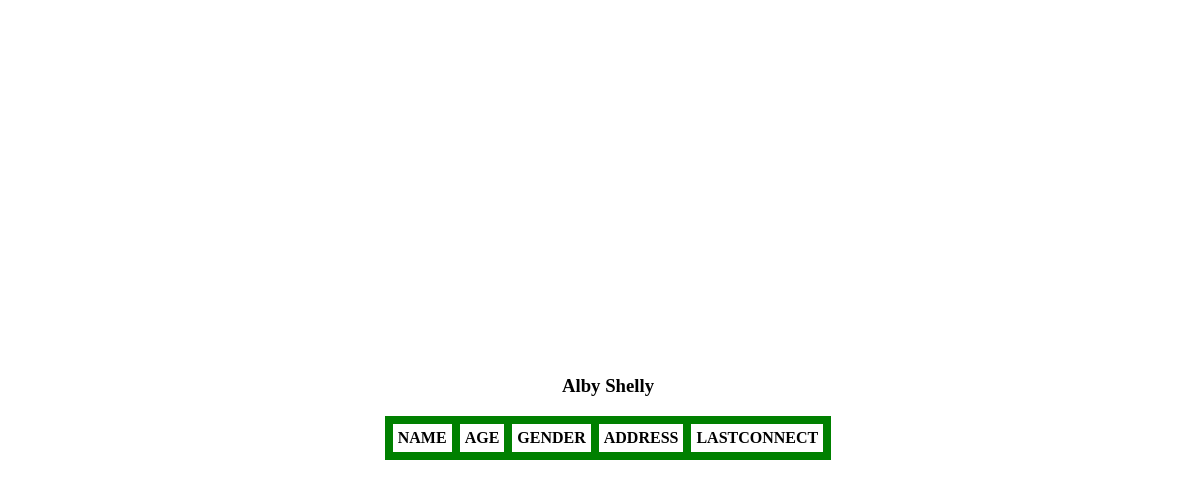
Before: /single_evangelist_work?id=1 with the older database file.
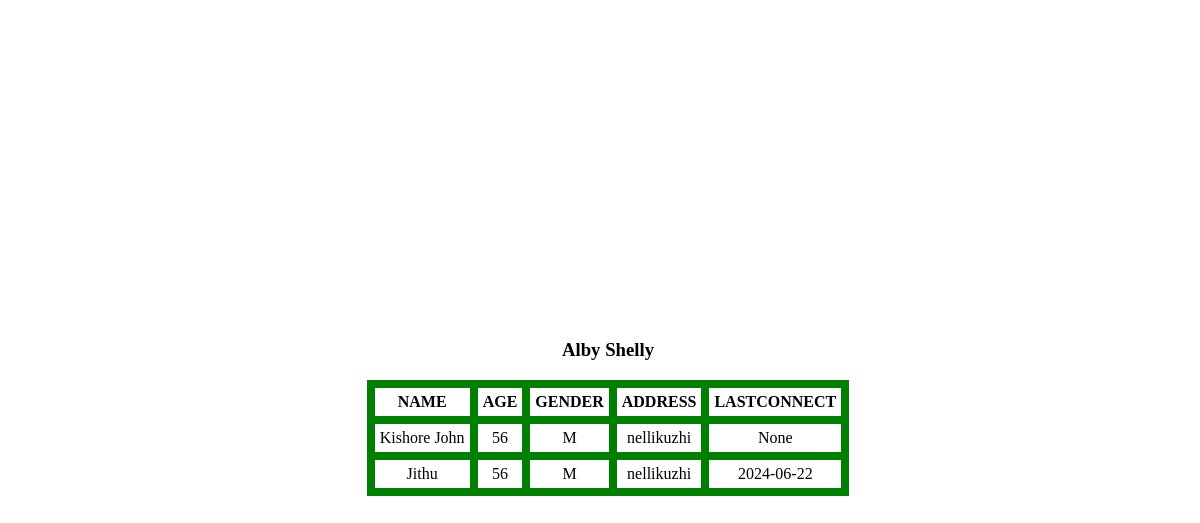
After: the same page with the newer database file.
### tables this page shows
CREATE TABLE "contacts"(
	"id" INTEGER PRIMARY KEY AUTOINCREMENT,
	"name" TEXT NOT NULL,
	"age" INTEGER NOT NULL,
	"gender" TEXT NOT NULL,
	"address" TEXT NOT NULL,
	"last_contacted" DATETIME
);

### app.py (the view)
@app.route("/single_evangelist_work")
def single_evangelist_work():
    evangelist_id = request.args.get("id")
    contacts = db.execute(""" SELECT "name", "age", "gender", "address", "last_contacted"
                              FROM "contacts"
                              WHERE "id" IN(
                                SELECT "contact_id" FROM "follow"
                                WHERE "evangelist_id" = ?
                              )
                              ORDER BY "last_contacted"
               """,evangelist_id
    )
    evangelist_name = db.execute("""SELECT "name" FROM "evangelists" WHERE "id" = ?""",evangelist_id)[0]["name"]
    print(evangelist_name)
    return render_template("single_evangelist_work.html", contacts = contacts, evangelist_name = evangelist_name)

### templates/single_evangelist_work.html (shortened to what this page needs)
<!DOCTYPE html>
<html lang="en">
<head>
</head>
<body style="width: 100%; height: 100vh; display: flex; align-items: center; justify-content: center; flex-direction: column;">
    <h3>{{ evangelist_name }}</h3>
    <table>
        <tr>
            <th>NAME</th>
            <th>AGE</th>
            <th>GENDER</th>
            <th>ADDRESS</th>
            <th>LASTCONNECT</th>
        </tr>
	{% for contact in contacts %}
	<tr>
		<td>{{ contact["name"] }}</td>
		<td>{{ contact["age"] }}</td>
        <td>{{ contact["gender"] }}</td>
        <td>{{ contact["address"] }}</td>
        <td>{{ contact["last_contacted"] }}</td>
	</tr>
	{% endfor %}
    </table>
</body>
</html>

Changed rows visible on the page:
added contacts: name "Kishore John", age "56", gender "M", address "nellikuzhi", last_contacted "None"
added contacts: name "Jithu", age "56", gender "M", address "nellikuzhi", last_contacted "2024-06-22"
